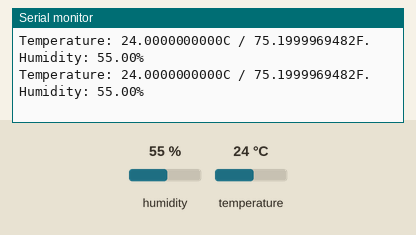
Recording of a sketch running on a simulated Arduino Uno, built with avr-gcc and run on an emulated ATmega328P. Shown: the last lines printed to the serial monitor. The test bench sets the inputs (shaded band); at power-on: humidity 55 %, temperature 24 °C.

Above: at 1.2 s.
1.3 s: humidity set to 22 %
At 1.41 s:
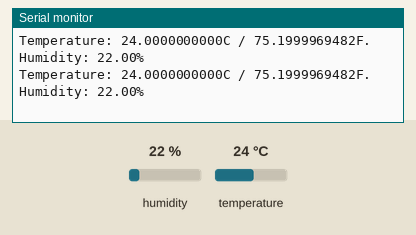
2.8 s: temperature set to 12 °C
At 2.81 s:
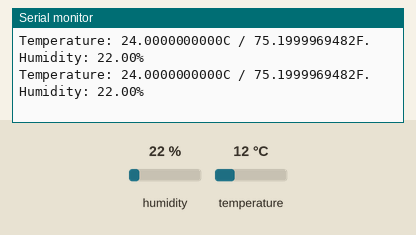
4.3 s: temperature set to 41 °C
At 4.35 s:
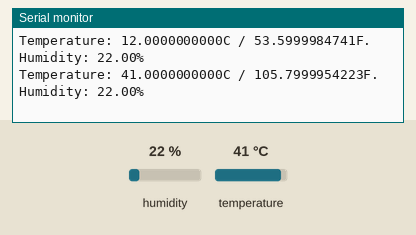
Timing chart, 0 to 7.3 s (numbered marks = the images above; inputs shaded):
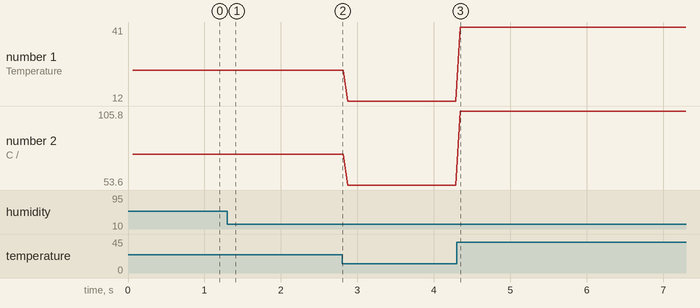

Measured:
- after the input at 1.3 s, the serial monitor: prints a new line at once (image 1)
- after the input at 4.3 s, the serial monitor: prints a new line after 0.05 s (image 3)
- plotted number 1: 24 → 12 after the input at 2.8 s, 12 → 41 after the input at 4.3 s
- plotted number 2: 75.2 → 53.6 after the input at 2.8 s, 53.6 → 105.8 after the input at 4.3 s

The sketch:

SHT1xTemplate.ino
```cpp
//Arduino Sample Code for SHT1x Humidity and Temperature Sensor
//www.DFRobot.com
//Version 1.0

#include <SHT1x.h>

// Specify data and clock connections and instantiate SHT1x object
#define dataPin  10
#define clockPin 11
#define powerPinA 12
SHT1x sht1x(dataPin, clockPin);

void setup()
{
   Serial.begin(115200); // Open serial connection to report values to host
   while (!Serial) {
    ; // wait for serial port to connect. Needed for native USB port only
   }
   Serial.println("Starting up");
   pinMode(powerPinA, OUTPUT);
   digitalWrite(powerPinA, HIGH);

}

void loop()
{
  float temp_c;
  float temp_f;
  float humidity;
  //digitalWrite(powerPinA, HIGH);
  //delay(10);
  // Read values from the sensor
  temp_c = sht1x.readTemperatureC();
  temp_f = sht1x.readTemperatureF();
  humidity = sht1x.readHumidity();

  // Print the values to the serial port
  Serial.print("Temperature: ");
  Serial.print(temp_c, DEC);
  Serial.print("C / ");
  Serial.print(temp_f, DEC);
  Serial.print("F. Humidity: ");
  Serial.print(humidity);
  Serial.println("%");
  //delay(8000);
  //digitalWrite(powerPinA, LOW);
}
```
